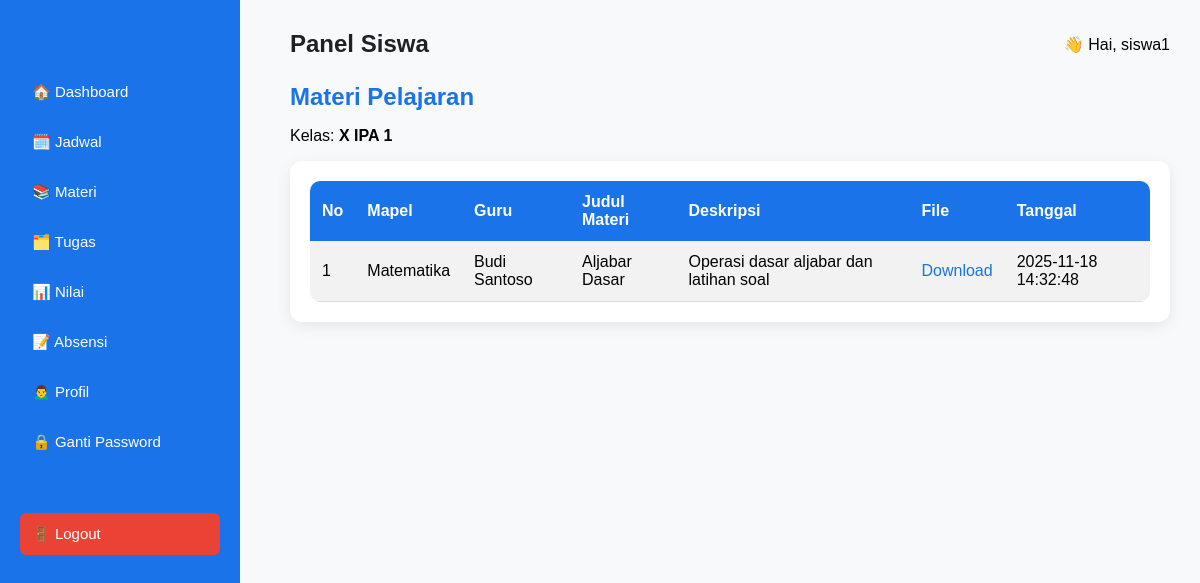
Screenshot of /views/siswa/materi.php (signed in) with the database file from the repository.
### tables this page shows
CREATE TABLE `siswa` (
  `id` int(11) NOT NULL,
  `nis` varchar(20) NOT NULL,
  `nama_lengkap` varchar(100) NOT NULL,
  `email` varchar(100) DEFAULT NULL,
  `no_telp` varchar(15) DEFAULT NULL,
  `id_kelas` int(11) NOT NULL
);

CREATE TABLE `kelas` (
  `id` int(11) NOT NULL,
  `nama_kelas` varchar(50) NOT NULL,
  `id_tahun_ajaran` int(11) NOT NULL
);

CREATE TABLE `materi` (
  `id` int(11) NOT NULL,
  `id_guru` int(11) NOT NULL,
  `id_mapel` int(11) NOT NULL,
  `judul_materi` varchar(255) NOT NULL,
  `deskripsi` text DEFAULT NULL,
  `file_path` varchar(255) NOT NULL,
  `tanggal_upload` timestamp NOT NULL DEFAULT current_timestamp()
);

CREATE TABLE `mapel` (
  `id` int(11) NOT NULL,
  `nama_mapel` varchar(100) NOT NULL
);

CREATE TABLE `guru` (
  `id` int(11) NOT NULL,
  `nip` varchar(20) NOT NULL,
  `nama_lengkap` varchar(100) NOT NULL,
  `email` varchar(100) DEFAULT NULL,
  `no_telp` varchar(15) DEFAULT NULL,
  `id_kelas_wali` int(11) DEFAULT NULL
);

### views/siswa/materi.php (the view, shortened to what this page needs)
<?php
include "../../config.php";
$id_user = $_SESSION['id'];
$q = mysqli_query($conn,
"SELECT siswa.id AS id_siswa, siswa.nama_lengkap, siswa.id_kelas, kelas.nama_kelas
 FROM siswa
 JOIN kelas ON kelas.id = siswa.id_kelas
 JOIN users ON users.id_siswa = siswa.id
 WHERE users.id='$id_user'");
$siswa = mysqli_fetch_assoc($q);
$id_kelas = $siswa['id_kelas'];
?>
<!DOCTYPE html>
<html>
<head>
    <link rel="stylesheet" href="../../assets/css/style.css">
</head>
<body>
<?php include "sidebar.php"; ?>
<div class="content">
<?php include "header.php"; ?>
<h2>Materi Pelajaran</h2>
<p>Kelas: <b><?= $siswa['nama_kelas']; ?></b></p>
<div class="card">
<table class="tabel">
    <tr>
        <th>No</th>
        <th>Mapel</th>
        <th>Guru</th>
        <th>Judul Materi</th>
        <th>Deskripsi</th>
        <th>File</th>
        <th>Tanggal</th>
    </tr>
<?php
$no = 1;
$q2 = mysqli_query($conn,
"SELECT materi.*, mapel.nama_mapel, guru.nama_lengkap
 FROM materi
 JOIN mapel ON materi.id_mapel = mapel.id
 JOIN guru ON materi.id_guru = guru.id
 JOIN materi_kelas ON materi_kelas.id_materi = materi.id
 WHERE materi_kelas.id_kelas = '$id_kelas'
 ORDER BY materi.tanggal_upload DESC");
while($d = mysqli_fetch_assoc($q2)){
?>
<tr>
    <td><?= $no++; ?></td>
    <td><?= $d['nama_mapel']; ?></td>
    <td><?= $d['nama_lengkap']; ?></td>
    <td><?= $d['judul_materi']; ?></td>
    <td><?= $d['deskripsi'] ? $d['deskripsi'] : "-"; ?></td>
    <td>
        <a href="<?= $d['file_path']; ?>" target="_blank">Download</a>
    </td>
    <td><?= $d['tanggal_upload']; ?></td>
</tr>
<?php } ?>
</table>
</div>
</div>
</body>
</html>

### assets/css/style.css (style rules this page uses)
* { box-sizing: border-box; }
body { margin:0; padding:0; font-family:'Poppins', sans-serif; background:#F8F9FA; }
h2 { margin:0 0 10px; color:#1A73E8; }
.content { margin-left:260px; padding:30px; }
.card { background:white; padding:20px; border-radius:12px; box-shadow:0 4px 15px rgba(0,0,0,0.08); margin-bottom:20px; }
.tabel { width:100%; border-collapse:collapse; background:white; border-radius:10px; overflow:hidden; }
.tabel th { background:#1A73E8; color:white; padding:12px; text-align:left; }
.tabel td { padding:10px; border-bottom:1px solid #ddd; }
a { color:#1A73E8; text-decoration:none; }
.tabel tr:nth-child(even) { background:#f2f2f2; }
.tabel td, .tabel th { padding:12px; }

### rows the page displays
siswa: id_kelas.nama_kelas "X IPA 1"
materi: id_mapel.nama_mapel "Matematika", id_guru.nama_lengkap "Budi Santoso", judul_materi "Aljabar Dasar", deskripsi "Operasi dasar aljabar dan latihan soal", tanggal_upload "2025-11-18 14:32:48"

### other values shown
$_SESSION['username'] "siswa1"
